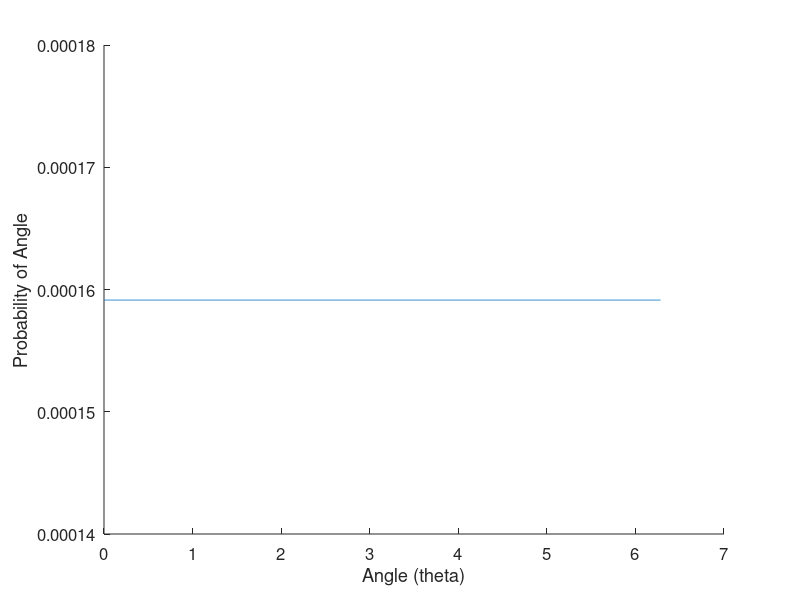
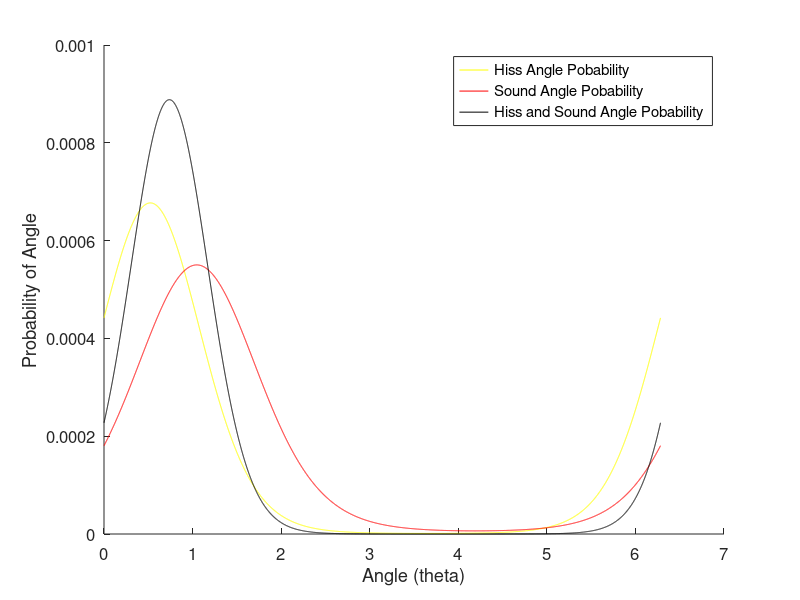

Reproduce these figures in MATLAB, in order.
clear

theta_vals =[0:0.001:2*pi];

for i = 1:length(theta_vals)
    uniform_p_theta(i) = 1/length(theta_vals);
end

figure(1); clf; hold on;
plot(theta_vals,uniform_p_theta)
xlabel('Angle (theta)')
ylabel('Probability of Angle')
%ylim([0, 2e-4])
set(gca, 'fontsize', 12)
saveas(figure(1),'question2_fig1_A07_uniform_probability_angle.pdf')


p_hiss_angle_given_angle = exp(cos(theta_vals - pi/6)/(pi/10))/sum(exp(cos(theta_vals - pi/6)/(pi/10)));

% figure(2); clf; hold on;
% plot(theta_vals,p_hiss_angle_given_angle)
% xlabel('Angle (theta)')
% ylabel('Probability of Angle')
% %ylim([0, 2e-4])
% set(gca, 'fontsize', 12)
% saveas(figure(1),'question2_fig2_A07_heard_a_hiss.pdf')


p_sight_angle_given_angle = exp(cos(theta_vals - pi/3)/(pi/7))/sum(exp(cos(theta_vals - pi/6)/(pi/7)));

% figure(3); clf; hold on;
% plot(theta_vals,p_sight_angle_given_angle)
% xlabel('Angle (theta)')
% ylabel('Probability of Angle')
% %ylim([0, 2e-4])
% set(gca, 'fontsize', 12)
% saveas(figure(1),'question2_fig3_A07_saw_something.pdf')

joint_p = (exp(cos(theta_vals - pi/3)/(pi/7)) .* exp(cos(theta_vals - pi/6)/(pi/10)));
joint_p = joint_p/sum(joint_p);

% figure(4); clf; hold on;
% plot(theta_vals,joint_p)
% xlabel('Angle (theta)')
% ylabel('Probability of Angle')
% %ylim([0, 2e-4])
% set(gca, 'fontsize', 12)
% saveas(figure(1),'question2_fig4_A07_joint_of_sight_and_sound.pdf')


figure(2); clf; hold on;
plot(theta_vals,p_hiss_angle_given_angle, '-y')
plot(theta_vals,p_sight_angle_given_angle, '-r')
plot(theta_vals,joint_p, '-k')
legend('Hiss Angle Pobability', 'Sound Angle Pobability', 'Hiss and Sound Angle Pobability')
xlabel('Angle (theta)')
ylabel('Probability of Angle')
%ylim([0, 2e-4])
set(gca, 'fontsize', 12)
saveas(figure(2),'question2_fig2_A07_probability_where_is_Voldemort.pdf')


max_p = find(joint_p==max(joint_p));

spell_a_prob = sum(joint_p(int16(length(joint_p)+max_p-(pi/4*1000)):end)) + sum(joint_p(1:max_p+int16((pi/4*1000))));

disp(['Spell A has a ', num2str(spell_a_prob), ' chance to hit'])

spell_b_prob = sum(joint_p(max_p-int16((pi/16*1000)):max_p+int16((pi/16*1000))));

disp(['Spell B has a ', num2str(spell_b_prob), ' chance to hit'])




for i = 1:1000
    shoot = rand;
    if shoot <= spell_a_prob
        spell_a_damage(i) = 1;
    else
        spell_a_damage(i) = 0;
    end
    
    if shoot <= spell_b_prob
         spell_b_damage(i) = 10;
    else
        spell_b_damage(i) = 0;
    end
    
end

avg_spell_a_damage = mean(spell_a_damage);
avg_spell_b_damage = mean(spell_b_damage);
disp(['Spell A does ', num2str(avg_spell_a_damage), ' on average'])
disp(['Spell B does ', num2str(avg_spell_b_damage), ' on average'])

